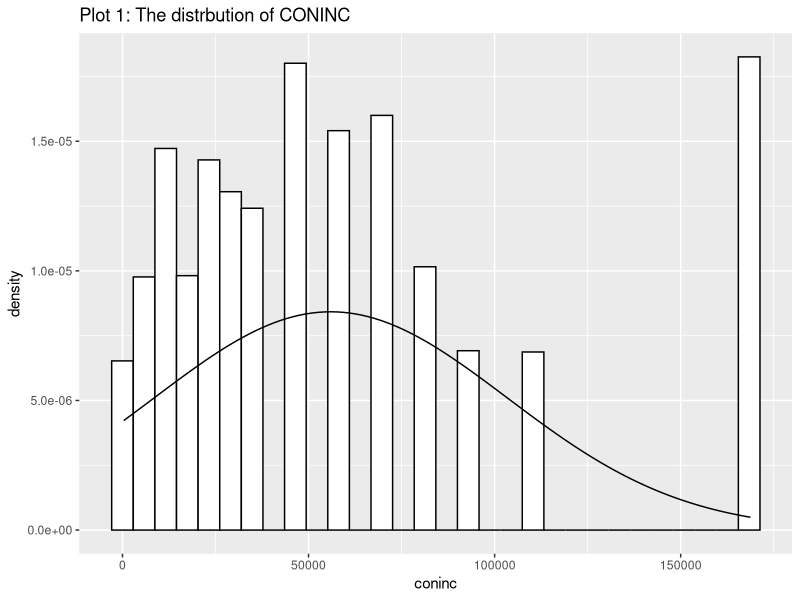
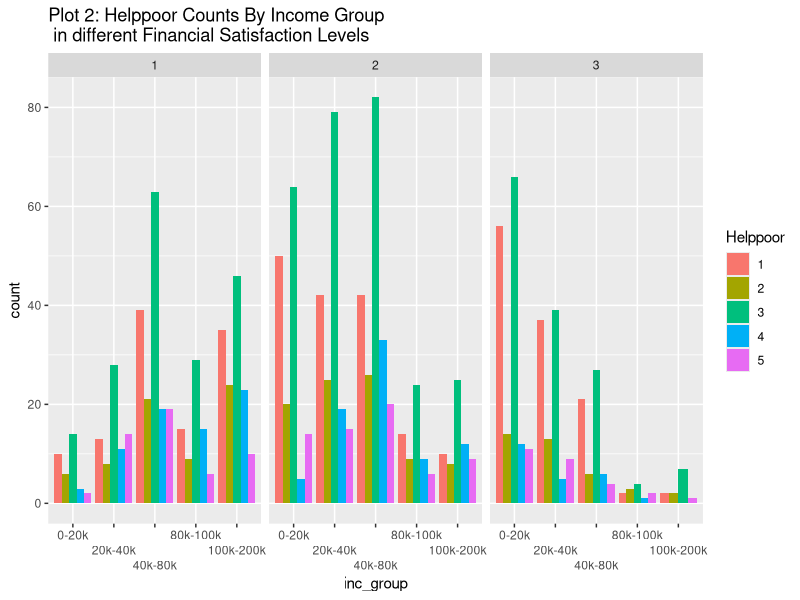
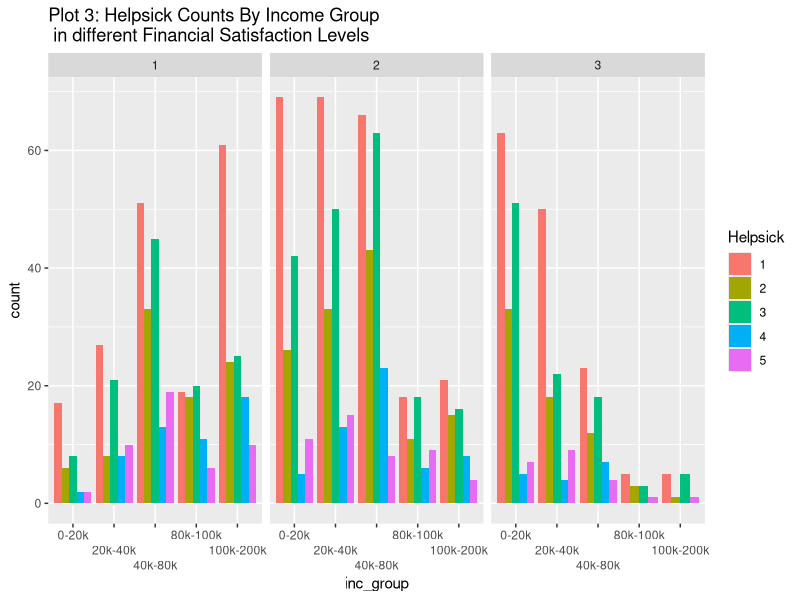
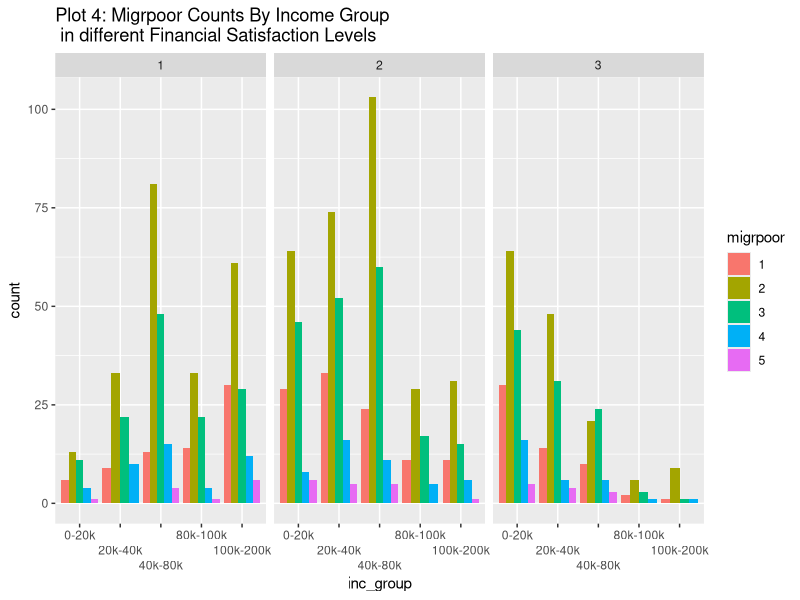
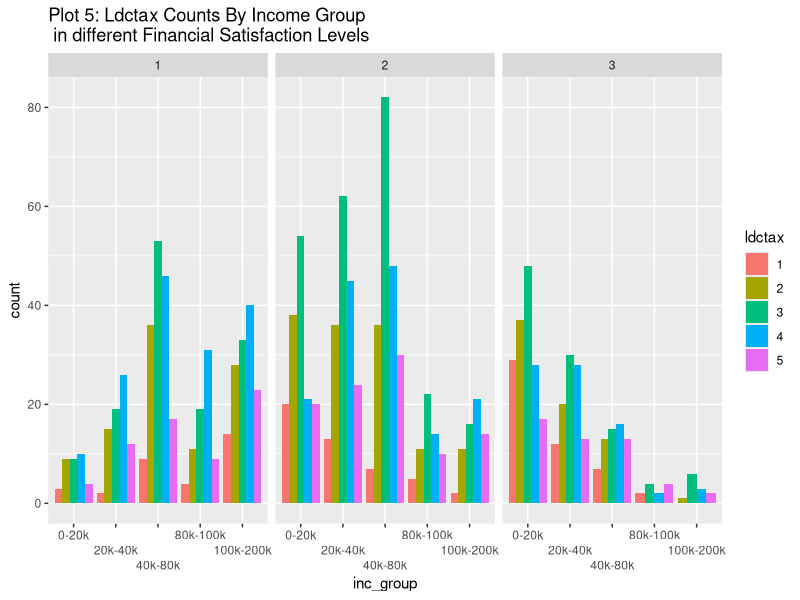
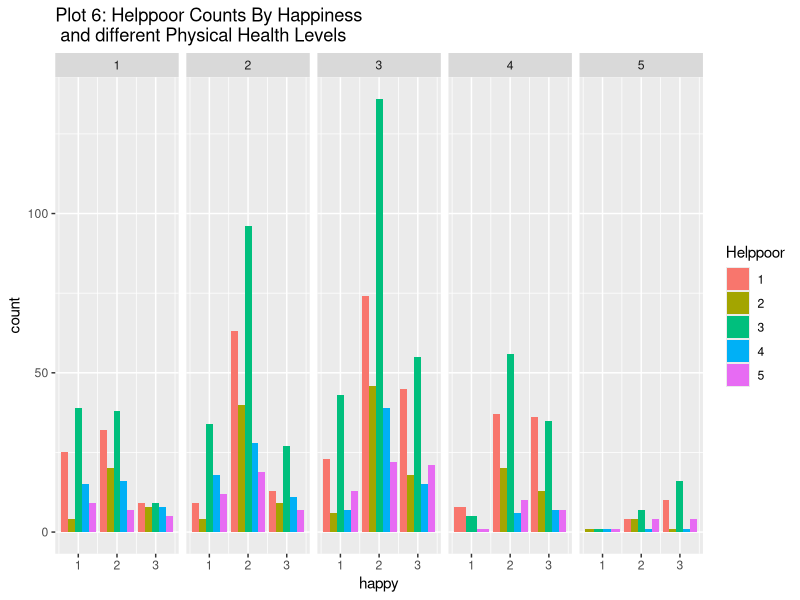
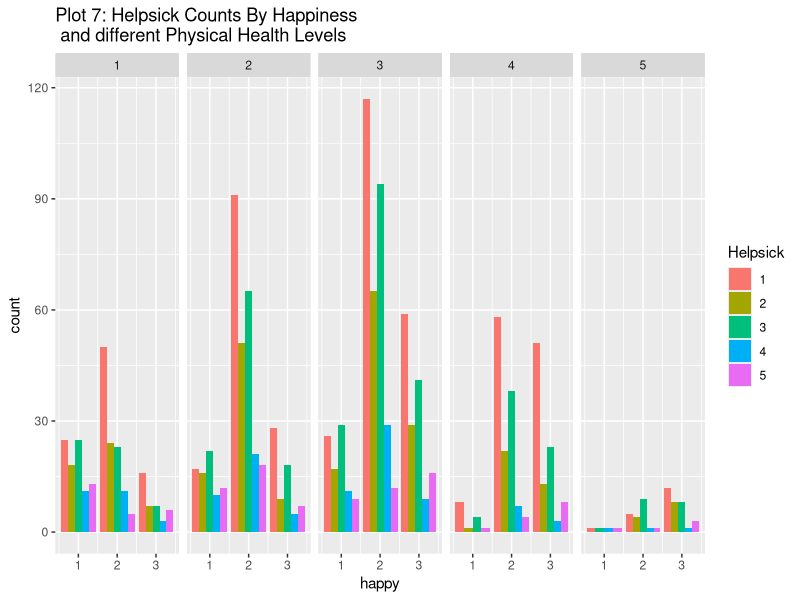
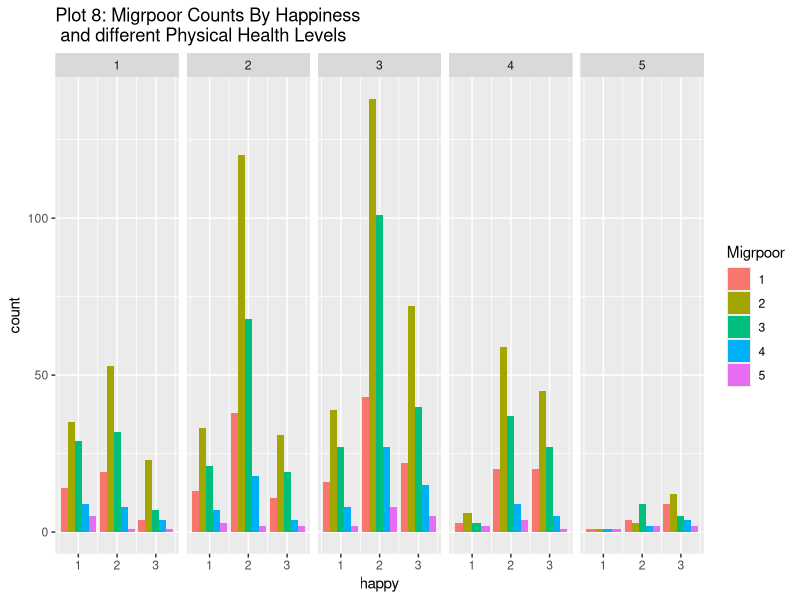

Write R code to recreate these figures, in order. (Note: this script raises an error after producing the figures.)
## ---- chunk 1
knitr::opts_chunk$set(echo = TRUE)
## ---- chunk 2
library(foreign)
library(dplyr)
library(MASS)
library(ggplot2)
library(kableExtra)
library(effects)
## ---- chunk 3
gss_data_unfiltered <- read.dta("gss2021.dta")
gss_selected <- dplyr::select(gss_data_unfiltered, helppoor, helpnot, helpsick, helpblk, ldctax, migrpoor, fairv, helpfulv, coninc, happy, life, satfin, finrela, goodlife, hlthphys, hlthmntl, satsoc)
## ---- chunk 4


Attribute_Name <- vector(mode = "character", length = ncol(gss_selected))
Mean <- vector(mode = "character", length = ncol(gss_selected))
Standard_Deviation <- vector(mode = "character", length = ncol(gss_selected))

count <- 1

for (i in colnames(gss_selected)){
   Mean[count] <- mean(as.numeric(unlist(na.omit(gss_selected[i]))))
   Standard_Deviation[count] <- sd(as.numeric(unlist(na.omit(gss_selected[i]))))
   Attribute_Name[count] <- i
   count <- count + 1
}


mean_sd_table <- data.frame(Attribute_Name, Mean, Standard_Deviation)

knitr::kable(mean_sd_table, caption = "Table I: Means and standard Deviations of Selected Variables") 
  


## ---- chunk 5

counts_table <- data.frame(Attribute = character(ncol(gss_selected)), b = character(ncol(gss_selected)), c = character(ncol(gss_selected)),
                           d = character(ncol(gss_selected)), e = character(ncol(gss_selected)), f = character(ncol(gss_selected)))

for (i in seq(1,ncol(gss_selected))){
  atr <- colnames(gss_selected)[i]
  if (atr != "coninc"){
    cts <- table(gss_selected[,i])
    for (j in seq(1,length(cts))){
      counts_table[i, j+1] <- signif(as.numeric(cts[j])/sum(cts), 5)
    }
    counts_table[i, 1] <- atr
  }
}

colnames(counts_table) <- c("AttributeName", "1", "2", "3", "4", "5")

knitr::kable(counts_table, caption = "Table II: Categorical Variable Frequencies") 


## ---- chunk 6

ggplot(gss_selected, aes(x = coninc)) + 
    geom_histogram(aes(y =..density..),
                   colour = "black", 
                   fill = "white") + ggtitle("Plot 1: The distrbution of CONINC") +
stat_function(fun = dnorm, args = list(mean = mean(na.omit(gss_selected$coninc)), sd = sd(na.omit(gss_selected$coninc)))) 

## ---- chunk 7
gss_selected$inc_group <- cut(gss_selected$coninc, 
                   breaks=c(0, 20000, 40000, 80000, 100000, 200000), 
                   labels=c("0-20k","20k-40k","40k-80k", "80k-100k", "100k-200k"))

gss_temp <- na.omit(dplyr::select(gss_selected, "helppoor", "helpsick", "migrpoor","ldctax", "satfin", "happy", "hlthphys", "inc_group"))


Altruism_by_groups1 <- gss_temp %>% 
  group_by(happy, hlthphys) %>% summarise(
  Migrpoor_Score_Mean = mean(migrpoor),
  ldctax_Score_Mean = mean(ldctax),
  Helpsick_Score_Mean = mean(helpsick),
  Helppoor_Score_Mean = mean(helppoor)
  
)

knitr::kable(Altruism_by_groups1, caption = "Table III: Mean Altruistic Characteristic Scores by Happiness and Physical Health Level") 
  

Altruism_by_groups2 <- gss_temp %>% 
  group_by(satfin, inc_group) %>% summarise(
  Migrpoor_Score_Mean = mean(migrpoor),
  ldctax_Score_Mean = mean(ldctax),
  Helpsick_Score_Mean = mean(helpsick),
  Helppoor_Score_Mean = mean(helppoor)
  
)

knitr::kable(Altruism_by_groups2, caption = "Table IV: Mean Altruistic Characteristic Scores by Income Group and Financial Satisfaction") 
  

## ---- chunk 8

gss_alt <- dplyr::select(gss_selected, helppoor, helpnot, helpsick, helpblk, ldctax, migrpoor, helpfulv)

gss_qual <- dplyr::select(gss_selected, happy, life, satfin, finrela, goodlife, hlthphys, hlthmntl, satsoc)

Quality_of_life <- c("happy", "life", "satfin", "finrela", "goodlife", "hlthphys", "hlthmntl", "satsoc")

Altruistic <- c( "helppoor", "helpnot", "helpsick", "helpblk", "ldctax", "migrpoor", "helpfulv")

Chisq_table <- data.frame(matrix(ncol = length(Altruistic) + 1, nrow = length(Quality_of_life)))

colnames(Chisq_table) <- c("Quality of Life Attribute", Altruistic)

for (i in seq(1, ncol(gss_qual))){
  Chisq_table[i, 1] <- Quality_of_life[i]
  for (j in seq(1, ncol(gss_alt))){
    temp_df <- na.omit(dplyr::select(gss_selected, Quality_of_life[i], Altruistic[j]))
    if (nrow(temp_df) > 1000){
      pval <- chisq.test(temp_df[,1], temp_df[,2])$p.value
      if (pval < 0.05){
        Chisq_table[i, j+1] <- signif(pval, 2)
      } else {
        Chisq_table[i, j+1] <- "> 0.05"
      }
    }
  }
}

knitr::kable(Chisq_table, caption = "Table IV: P Value of Chi Square Test Comparing Altruistic and Quality of Life Categorical Variables") 
  
## ---- chunk 9

Log_reg_table <- data.frame(matrix(ncol = length(Altruistic) + 1, nrow = length(Quality_of_life)))

colnames(Log_reg_table) <- c("Quality of Life Attribute", Altruistic)


for (i in seq(1, ncol(gss_qual))){
  Log_reg_table[i, 1] <- Quality_of_life[i]
  for (j in seq(1, ncol(gss_alt))){
    temp_df <- na.omit(dplyr::select(gss_selected, Quality_of_life[i], Altruistic[j]))
    colnames(temp_df) <- c("a", "b")
    if (nrow(temp_df) > 1000){
      pval <- chisq.test(temp_df[,1], temp_df[,2])$p.value
      if (pval < 0.05){
        temp_model <- polr(as.factor(a) ~ b, data = temp_df)
        Log_reg_table[i, j+1] <- signif(as.numeric(temp_model$coefficients), 3)
      } else {
        Log_reg_table[i, j+1] <- "P > 0.05"
      }
    }
  }
}

knitr::kable(Log_reg_table, caption = "Table V: Coefficient of Logistic Regression of Altruistic and Quality of Life Variables") 
  


## ---- chunk 10

Lin_reg_table <- data.frame(matrix(ncol = length(Altruistic), nrow = 1))

colnames(Lin_reg_table) <- Altruistic

for (i in seq(1, ncol(gss_alt))){
  temp_df <- na.omit(dplyr::select(gss_selected, Altruistic[i], "coninc"))
  colnames(temp_df) <- c('a', 'b')
  temp_mod <- lm(b ~ a, data = temp_df)
  if (as.numeric(summary(temp_mod)$coefficients[,4]["a"]) <= 0.05){
    Lin_reg_table[1,i] <- as.numeric(temp_mod$coefficients["a"])
  } else {
    Lin_reg_table[1,i] <- "P > 0.05"
  }

}


knitr::kable(Lin_reg_table, caption = "Table VI: Coefficient of Linear Regression of Altruistic Variables and Yearly Income") 
  
## ---- chunk 11

Lin_reg_table_2 <- data.frame(matrix(ncol = length(Altruistic), nrow = 1))

coninc_alt_df <- na.omit(dplyr::select(gss_selected, coninc,helppoor,helpnot,helpsick,helpblk,ldctax,migrpoor,helpfulv))
Total_lin_reg <- lm(coninc ~ helppoor + helpnot + helpsick + helpblk + ldctax + migrpoor + helpfulv, data = coninc_alt_df)

count = 1
for (i in Altruistic){
  pval <- as.numeric(summary(Total_lin_reg)$coefficients[,4][i])
  if (pval < 0.05){
    Lin_reg_table_2[count] <- as.numeric(summary(Total_lin_reg)$coefficients[,1][i])
  } else {
    Lin_reg_table_2[count] <- "P > 0.05"
  }
  count <- count + 1
}
colnames(Lin_reg_table_2) <- Altruistic

knitr::kable(Lin_reg_table_2, caption = "Table VII: Coefficient of Multiple Linear Regression of Yearly Income and Altruistic Variables")
  

## ---- chunk 12


ggplot(data=gss_temp, aes(inc_group, ..count..))  + geom_bar(aes(fill = as.factor(helppoor)), position = "dodge") + scale_x_discrete(guide = guide_axis(n.dodge=3)) + guides(fill=guide_legend(title="Helppoor")) + facet_grid(~as.factor(satfin)) + ggtitle("Plot 2: Helppoor Counts By Income Group \n in different Financial Satisfaction Levels")

ggplot(data=gss_temp, aes(inc_group, ..count..))  + geom_bar(aes(fill = as.factor(helpsick)), position = "dodge") + scale_x_discrete(guide = guide_axis(n.dodge=3)) + guides(fill=guide_legend(title="Helpsick")) + facet_grid(~as.factor(satfin)) + ggtitle("Plot 3: Helpsick Counts By Income Group \n in different Financial Satisfaction Levels")
ggplot(data=gss_temp, aes(inc_group, ..count..))  + geom_bar(aes(fill = as.factor(migrpoor)), position = "dodge") + scale_x_discrete(guide = guide_axis(n.dodge=3)) + guides(fill=guide_legend(title="migrpoor")) + facet_grid(~as.factor(satfin)) + ggtitle("Plot 4: Migrpoor Counts By Income Group \n in different Financial Satisfaction Levels")

ggplot(data=gss_temp, aes(inc_group, ..count..))  + geom_bar(aes(fill = as.factor(ldctax)), position = "dodge") + scale_x_discrete(guide = guide_axis(n.dodge=3)) + guides(fill=guide_legend(title="ldctax")) + facet_grid(~as.factor(satfin)) + ggtitle("Plot 5: Ldctax Counts By Income Group \n in different Financial Satisfaction Levels")

ggplot(data=gss_temp, aes(happy, ..count..))  + geom_bar(aes(fill = as.factor(helppoor)), position = "dodge") + guides(fill=guide_legend(title="Helppoor")) + facet_grid(~as.factor(hlthphys)) + ggtitle("Plot 6: Helppoor Counts By Happiness \n and different Physical Health Levels")

ggplot(data=gss_temp, aes(happy, ..count..))  + geom_bar(aes(fill = as.factor(helpsick)), position = "dodge") + guides(fill=guide_legend(title="Helpsick")) + facet_grid(~as.factor(hlthphys)) + ggtitle("Plot 7: Helpsick Counts By Happiness \n and different Physical Health Levels")

ggplot(data=gss_temp, aes(happy, ..count..))  + geom_bar(aes(fill = as.factor(migrpoor)), position = "dodge") + guides(fill=guide_legend(title="Migrpoor")) + facet_grid(~as.factor(hlthphys)) + ggtitle("Plot 8: Migrpoor Counts By Happiness \n and different Physical Health Levels")


ggplot(data=gss_temp, aes(happy, ..count..))  + geom_bar(aes(fill = as.factor(ldctax)), position = "dodge") + guides(fill=guide_legend(title="Ldctax")) + facet_grid(~as.factor(hlthphys)) + ggtitle("Plot 9: Ldctax Counts By Happiness \n and different Physical Health Levels")
## ---- chunk 13


count <- 1
for (i in Altruistic){

  temp_df <- na.omit(dplyr::select(gss_selected, "hlthmntl", i))
  colnames(temp_df) <- c("X", "Y")
  temp_df$Y <- as.factor(temp_df$Y)
  wvs1 <- polr(Y ~ X, data = temp_df)
  efs <- Effect(focal.predictors = "X", wvs1)
  print(plot(efs, rug = FALSE, ylab = paste(i, " (probability)"), xlab = "hlthmntl", main = paste("Plot", as.character(9 + count), ":The effect of mental health")))
  count <- count + 1
}


## ---- chunk 14


count <- 1
for (i in Altruistic){

  temp_df <- na.omit(dplyr::select(gss_selected, "satfin", i))
  colnames(temp_df) <- c("X", "Y")
  temp_df$Y <- as.factor(temp_df$Y)
  wvs1 <- polr(Y ~ X, data = temp_df)
  efs <- Effect(focal.predictors = "X", wvs1)
  print(plot(efs, rug = FALSE, ylab = paste(i, " (probability)"), xlab = "satfin", main = paste("Plot", as.character(16 + count), ":The effect of financial satisfaction")))
  count <- count + 1
}


## ---- chunk 15


count <- 1
for (i in Altruistic){

  temp_df <- na.omit(dplyr::select(gss_selected, "satsoc", i))
  colnames(temp_df) <- c("X", "Y")
  temp_df$Y <- as.factor(temp_df$Y)
  wvs1 <- polr(Y ~ X, data = temp_df)
  efs <- Effect(focal.predictors = "X", wvs1)
  print(plot(efs, rug = FALSE, ylab = paste(i, " (probability)"), xlab = "satsoc", main = paste("Plot", as.character(23 + count), ":The effect of social satisfaction")))
  count <- count + 1
}
